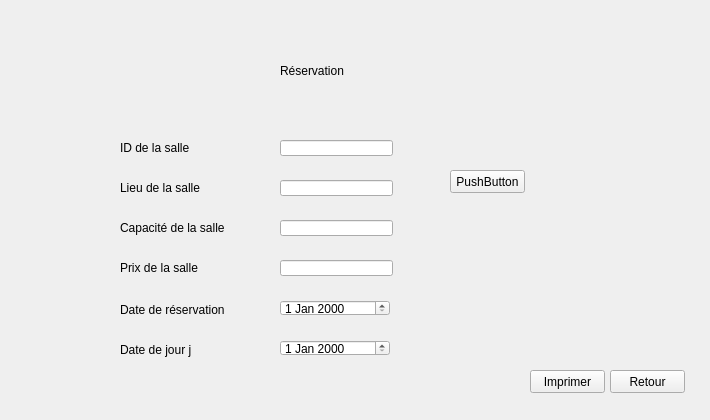
   <widget class="QWidget" name="page_11">
    <widget class="QLabel" name="label_37">
     <property name="geometry">
      <rect>
       <x>0</x>
       <y>0</y>
       <width>701</width>
       <height>411</height>
      </rect>
     </property>
     <property name="text">
      <string/>
     </property>
     <property name="pixmap">
      <pixmap>../../Downloads/bb.jpg</pixmap>
     </property>
    </widget>
    <widget class="QLabel" name="label_38">
     <property name="geometry">
      <rect>
       <x>280</x>
       <y>50</y>
       <width>131</width>
       <height>41</height>
      </rect>
     </property>
     <property name="styleSheet">
      <string notr="true">color:rgb(0, 0, 0);
font: 75 15pt &quot;Segoe Script&quot;;</string>
     </property>
     <property name="text">
      <string>Réservation</string>
     </property>
    </widget>
    <widget class="QLabel" name="label_39">
     <property name="geometry">
      <rect>
       <x>120</x>
       <y>300</y>
       <width>121</width>
       <height>20</height>
      </rect>
     </property>
     <property name="styleSheet">
      <string notr="true">color: rgb(0, 0, 0);
font: 87 8pt &quot;Arial Black&quot;;</string>
     </property>
     <property name="text">
      <string>Date de réservation</string>
     </property>
    </widget>
    <widget class="QLabel" name="label_40">
     <property name="geometry">
      <rect>
       <x>120</x>
       <y>340</y>
       <width>91</width>
       <height>20</height>
      </rect>
     </property>
     <property name="styleSheet">
      <string notr="true">color: rgb(0, 0, 0);
font: 87 8pt &quot;Arial Black&quot;;</string>
     </property>
     <property name="text">
      <string>Date de jour j</string>
     </property>
    </widget>
    <widget class="QDateEdit" name="dateEdit">
     <property name="geometry">
      <rect>
       <x>280</x>
       <y>300</y>
       <width>110</width>
       <height>16</height>
      </rect>
     </property>
     <property name="styleSheet">
      <string notr="true">font: 75 8pt &quot;Segoe Script&quot;;
color: rgb(0, 0, 0);</string>
     </property>
    </widget>
    <widget class="QDateEdit" name="dateEdit_2">
     <property name="geometry">
      <rect>
       <x>280</x>
       <y>340</y>
       <width>110</width>
       <height>16</height>
      </rect>
     </property>
     <property name="styleSheet">
      <string notr="true">font: 75 8pt &quot;Segoe Script&quot;;
color: rgb(0, 0, 0);</string>
     </property>
    </widget>
    <widget class="QPushButton" name="pushButton_31">
     <property name="geometry">
      <rect>
       <x>610</x>
       <y>370</y>
       <width>75</width>
       <height>23</height>
      </rect>
     </property>
     <property name="styleSheet">
      <string notr="true">font: 75 8pt &quot;Segoe Script&quot;;
color: rgb(0, 0, 0);</string>
     </property>
     <property name="text">
      <string>Retour</string>
     </property>
    </widget>
    <widget class="QLabel" name="label_20">
     <property name="geometry">
      <rect>
       <x>120</x>
       <y>140</y>
       <width>141</width>
       <height>16</height>
      </rect>
     </property>
     <property name="styleSheet">
      <string notr="true">color: rgb(0, 0, 0);
font: 87 8pt &quot;Arial Black&quot;;</string>
     </property>
     <property name="text">
      <string>ID de la salle</string>
     </property>
    </widget>
    <widget class="QLabel" name="label_22">
     <property name="geometry">
      <rect>
       <x>120</x>
       <y>220</y>
       <width>121</width>
       <height>16</height>
      </rect>
     </property>
     <property name="styleSheet">
      <string notr="true">color: rgb(0, 0, 0);
font: 87 8pt &quot;Arial Black&quot;;</string>
     </property>
     <property name="text">
      <string>Capacité de la salle</string>
     </property>
    </widget>
    <widget class="QLabel" name="label_23">
     <property name="geometry">
      <rect>
       <x>120</x>
       <y>180</y>
       <width>141</width>
       <height>16</height>
      </rect>
     </property>
     <property name="styleSheet">
      <string notr="true">color: rgb(0, 0, 0);
font: 87 8pt &quot;Arial Black&quot;;
</string>
     </property>
     <property name="text">
      <string>Lieu de la salle</string>
     </property>
    </widget>
    <widget class="QLabel" name="label_24">
     <property name="geometry">
      <rect>
       <x>120</x>
       <y>260</y>
       <width>111</width>
       <height>16</height>
      </rect>
     </property>
     <property name="styleSheet">
      <string notr="true">color: rgb(0, 0, 0);
font: 87 8pt &quot;Arial Black&quot;;</string>
     </property>
     <property name="text">
      <string>Prix de la salle</string>
     </property>
    </widget>
    <widget class="QLineEdit" name="lineEdit_5">
     <property name="geometry">
      <rect>
       <x>280</x>
       <y>260</y>
       <width>113</width>
       <height>16</height>
      </rect>
     </property>
     <property name="styleSheet">
      <string notr="true">font: 75 8pt &quot;Segoe Script&quot;;
color: rgb(0, 0, 0);</string>
     </property>
     <property name="readOnly">
      <bool>true</bool>
     </property>
    </widget>
    <widget class="QLineEdit" name="lineEdit_10">
     <property name="geometry">
      <rect>
       <x>280</x>
       <y>220</y>
       <width>113</width>
       <height>16</height>
      </rect>
     </property>
     <property name="styleSheet">
      <string notr="true">font: 75 8pt &quot;Segoe Script&quot;;
color: rgb(0, 0, 0);</string>
     </property>
     <property name="readOnly">
      <bool>true</bool>
     </property>
    </widget>
    <widget class="QLineEdit" name="lineEdit_11">
     <property name="geometry">
      <rect>
       <x>280</x>
       <y>180</y>
       <width>113</width>
       <height>16</height>
      </rect>
     </property>
     <property name="styleSheet">
      <string notr="true">font: 75 8pt &quot;Segoe Script&quot;;
color: rgb(0, 0, 0);</string>
     </property>
     <property name="readOnly">
      <bool>true</bool>
     </property>
    </widget>
    <widget class="QLineEdit" name="lineEdit_12">
     <property name="geometry">
      <rect>
       <x>280</x>
       <y>140</y>
       <width>113</width>
       <height>16</height>
      </rect>
     </property>
     <property name="styleSheet">
      <string notr="true">font: 75 8pt &quot;Segoe Script&quot;;
color: rgb(0, 0, 0);</string>
     </property>
     <property name="maxLength">
      <number>4</number>
     </property>
     <property name="readOnly">
      <bool>true</bool>
     </property>
    </widget>
    <widget class="QPushButton" name="pushButton_20">
     <property name="geometry">
      <rect>
       <x>530</x>
       <y>370</y>
       <width>75</width>
       <height>23</height>
      </rect>
     </property>
     <property name="styleSheet">
      <string notr="true">font: 75 8pt &quot;Segoe Script&quot;;
color: rgb(0, 0, 0);</string>
     </property>
     <property name="text">
      <string>Imprimer</string>
     </property>
    </widget>
    <widget class="QPushButton" name="pushButton_44">
     <property name="geometry">
      <rect>
       <x>450</x>
       <y>170</y>
       <width>75</width>
       <height>23</height>
      </rect>
     </property>
     <property name="text">
      <string>PushButton</string>
     </property>
    </widget>
    <widget class="QWidget" name="widget" native="true">
     <property name="geometry">
      <rect>
       <x>90</x>
       <y>100</y>
       <width>311</width>
       <height>271</height>
      </rect>
     </property>
    </widget>
   </widget>
